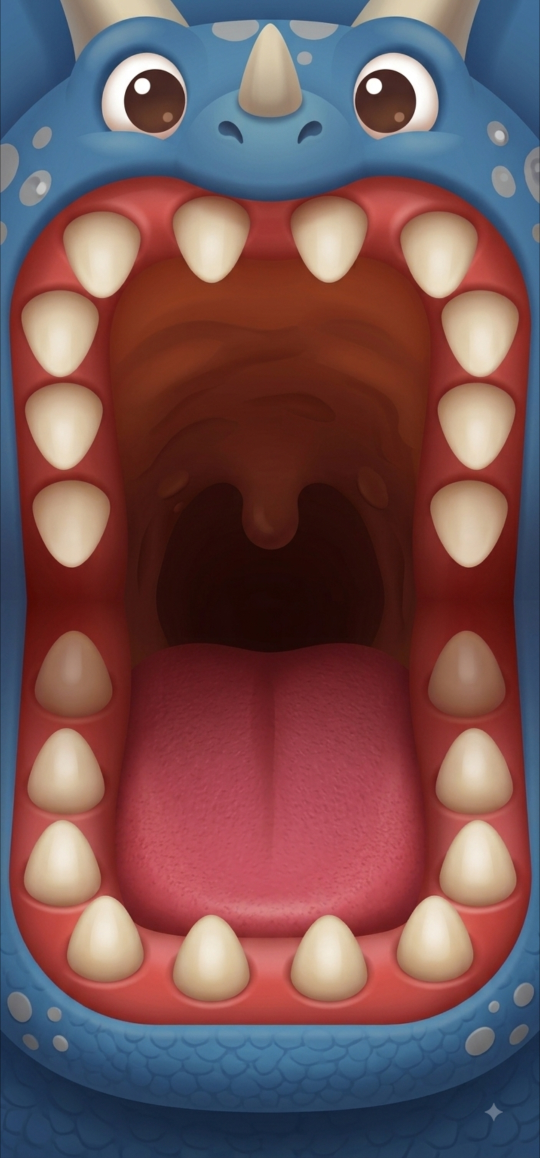
#> input picture 이빨/이빨화면.jpg, 1080 x 2316 px (shown at 1/2 size); its folder holds 2 pictures in this run
$ python find-teeth.py
#> lines starting #> are read from the running program, lines starting #| are printed output that depends on the picture; after the words box and inside, x2 and y2 are one past the last pixel; in counts of white or black regions, pixels touching at a corner belong together
#!/usr/bin/env python3
"""이빨화면.jpg 에서 이빨 20개를 찾아 좌표·조각 그림·잇몸색을 뽑습니다.

  python3 tools/find-teeth.py

  - 이빨/teeth/t01.png ...   이빨 한 개씩 오려낸 그림 (배경 투명)
  - 콘솔에 game.js 의 TEETH 배열에 넣을 값이 찍힙니다.
"""
import os, sys
from collections import deque
from PIL import Image, ImageFilter, ImageDraw, ImageStat

ROOT = os.path.dirname(os.path.dirname(os.path.abspath(__file__)))
SRC = os.path.join(ROOT, "이빨", "이빨화면.jpg")
OUT = os.path.join(ROOT, "이빨", "teeth")


def is_tooth(r, g, b):
    """이빨색 — 밝고 누런 상아색. 잇몸(빨강)·혀(분홍)·피부(파랑)는 걸러집니다."""
    return g > 100 and b > 80 and r > 130 and 12 < (r - b) < 110 and (r - g) < 62


def blobs(im, scale=4, floor=0.12, mincells=300):
    W, H = im.size
    sm = im.resize((W // scale, H // scale), Image.BILINEAR)
    w, h = sm.size
    px = sm.load()
    mask = bytearray(w * h)
    for y in range(int(h * floor), h):
        for x in range(w):
            if is_tooth(*px[x, y]):
                mask[y * w + x] = 1
    seen = bytearray(w * h)
    found = []
    for y in range(h):
        for x in range(w):
            i = y * w + x
            if not mask[i] or seen[i]:
                continue
            q = deque([(x, y)])
            seen[i] = 1
            cells = []
            while q:
                cx, cy = q.popleft()
                cells.append((cx, cy))
                for dx, dy in ((1, 0), (-1, 0), (0, 1), (0, -1)):
                    nx, ny = cx + dx, cy + dy
                    if 0 <= nx < w and 0 <= ny < h and mask[ny * w + nx] and not seen[ny * w + nx]:
                        seen[ny * w + nx] = 1
                        q.append((nx, ny))
            if len(cells) < mincells:
                continue
            xs = [c[0] * scale for c in cells]
            ys = [c[1] * scale for c in cells]
            found.append(dict(x0=min(xs), y0=min(ys), x1=max(xs) + scale, y1=max(ys) + scale,
                              cx=sum(xs) / len(xs), cy=sum(ys) / len(ys)))
    return found


def not_tooth(r, g, b):
    """확실히 이빨이 아닌 곳 — 잇몸(붉음)·입안(어두움)·피부(푸름)."""
    return (r - g) > 72 or max(r, g, b) < 72 or b > r


def cut(im, box, pad):
    """이빨 한 개를 오려내고 둘레를 부드럽게 지웁니다."""
    x0, y0, x1, y1 = box
    x0, y0 = max(0, x0 - pad), max(0, y0 - pad)
    x1, y1 = min(im.width, x1 + pad), min(im.height, y1 + pad)
    part = im.crop((x0, y0, x1, y1))
    w, h = part.size
    a = Image.new("L", (w, h), 0)
    ImageDraw.Draw(a).ellipse([2, 2, w - 3, h - 3], fill=255)

    # 타원 안에서도 잇몸·입안·피부는 지웁니다.
    # (그늘진 이빨까지 살리려고 "이빨색" 이 아니라 "확실히 아닌 색" 으로 거릅니다)
    px = part.load()
    ap = a.load()
    for y in range(h):
        for x in range(w):
            if ap[x, y] and not_tooth(*px[x, y]):
                ap[x, y] = 0
    a = a.filter(ImageFilter.MinFilter(3)).filter(ImageFilter.MaxFilter(3))
    a = a.filter(ImageFilter.GaussianBlur(2.2))
    part = part.convert("RGBA")
    part.putalpha(a)
    return part, (x0, y0, x1, y1)


def gum_color(im, box, pad=26):
    """이빨 둘레(잇몸)의 색 — 이빨이 빠진 자리를 칠할 때 씁니다."""
    x0, y0, x1, y1 = box
    n, rs, gs, bs = 0, 0, 0, 0
    for x in range(x0, x1, 4):
        for y in (max(0, y0 - pad), min(im.height - 1, y1 + pad - 1)):
            r, g, b = im.getpixel((x, y))
            if not is_tooth(r, g, b):
                rs, gs, bs, n = rs + r, gs + g, bs + b, n + 1
    for y in range(y0, y1, 4):
        for x in (max(0, x0 - pad), min(im.width - 1, x1 + pad - 1)):
            r, g, b = im.getpixel((x, y))
            if not is_tooth(r, g, b):
                rs, gs, bs, n = rs + r, gs + g, bs + b, n + 1
    if not n:
        return (150, 40, 34)
    return (rs // n, gs // n, bs // n)


def band_mean(im, x0, y0, x1, y1, fallback):
    """띠 안의 잇몸·입안 색만 평균 냅니다.
       이빨(밝은 상아색)과 피부(푸른색)는 빼야 지운 자리가 얼룩지지 않습니다."""
    n = rs = gs = bs = 0
    for x in range(max(0, x0), min(im.width, x1)):
        for y in range(max(0, y0), min(im.height, y1)):
            r, g, b = im.getpixel((x, y))
            if b > r or is_tooth(r, g, b):
                continue
            rs, gs, bs, n = rs + r, gs + g, bs + b, n + 1
    if not n:
        return fallback
    return (rs / n, gs / n, bs / n)


def erase_tooth(im, box, vertical, gum, pad=18):
    """이빨을 지우고 그 자리를 잇몸~입안 색으로 이어 줍니다.
       바깥쪽(잇몸)에서 안쪽(입안)으로 색을 이어 칠하므로 자연스러운 빈자리가 됩니다."""
    from PIL import ImageStat, ImageFilter
    x0, y0, x1, y1 = box
    x0, y0 = max(0, x0 - pad), max(0, y0 - pad)
    x1, y1 = min(im.width, x1 + pad), min(im.height, y1 + pad)
    w, h = x1 - x0, y1 - y0
    band = 12
    patch = Image.new("RGB", (w, h))
    d = ImageDraw.Draw(patch)
    if vertical:
        for x in range(w):
            T = band_mean(im, x0 + x, y0 - band, x0 + x + 1, y0, gum)
            B = band_mean(im, x0 + x, y1, x0 + x + 1, y1 + band, gum)
            for y in range(h):
                t = y / max(1, h - 1)
                d.point((x, y), fill=tuple(round(T[c] + (B[c] - T[c]) * t) for c in range(3)))
    else:
        for y in range(h):
            L = band_mean(im, x0 - band, y0 + y, x0, y0 + y + 1, gum)
            R = band_mean(im, x1, y0 + y, x1 + band, y0 + y + 1, gum)
            for x in range(w):
                t = x / max(1, w - 1)
                d.point((x, y), fill=tuple(round(L[c] + (R[c] - L[c]) * t) for c in range(3)))
    patch = patch.filter(ImageFilter.GaussianBlur(4))

    feather = 14
    mask = Image.new("L", (w, h), 0)
    ImageDraw.Draw(mask).ellipse([feather * .4, feather * .4, w - feather * .4, h - feather * .4], fill=255)
    mask = mask.filter(ImageFilter.GaussianBlur(feather))
    im.paste(patch, (x0, y0), mask)


def main():
    im = Image.open(SRC).convert("RGB")
#> im is the input picture: PIL image 1080x2316 RGB; mean R, G, B 116.4, 82.4, 85.4
    W, H = im.size
#> W = 1080; H = 2316
    found = blobs(im)
#> found = 20 items
    # 위·아래 두 무리로 나눈 뒤, 입을 따라 도는 순서로 정렬합니다
    found.sort(key=lambda b: (round(b["cy"] / 70), b["cx"]))
    print("찾은 이빨:", len(found))
#| 찾은 이빨: 20
    if len(found) != 20:
        print("!! 20개가 아닙니다. is_tooth 조건을 손봐야 합니다.", file=sys.stderr)

    os.makedirs(OUT, exist_ok=True)
    for f in os.listdir(OUT):
        os.remove(os.path.join(OUT, f))

    # 그늘져서 작게 잡힌 이빨은 이웃과 같은 크기로 넓혀 줍니다
    med_w = sorted(b["x1"] - b["x0"] for b in found)[len(found) // 2]
#> med_w = 148
    med_h = sorted(b["y1"] - b["y0"] for b in found)[len(found) // 2]
#> med_h = 168
    for b in found:
        cx, cy = (b["x0"] + b["x1"]) / 2, (b["y0"] + b["y1"]) / 2
        bw = max(b["x1"] - b["x0"], med_w)
        bh = max(b["y1"] - b["y0"], med_h)
        b["x0"], b["x1"] = round(cx - bw / 2), round(cx + bw / 2)
        b["y0"], b["y1"] = round(cy - bh / 2), round(cy + bh / 2)
#> this loop made 20 passes
#> (cx, cy, bw, bh) on passes 1 to 12: (204, 512, 152, 168), (422, 484, 148, 168), (660, 484, 148, 168), (878, 512, 148, 168), (120, 670, 152, 172), (960, 668, 152, 168), (128, 854, 152, 172), (952, 854, 152, 172), (142, 1052, 148, 168), (938, 1052, 148, 168), (146, 1336, 148, 168), (932, 1336, 148, 168)

    rows = []
    for i, b in enumerate(found):
        box = (b["x0"], b["y0"], b["x1"], b["y1"])
        part, real = cut(im, box, 10)
        name = "t%02d.png" % (i + 1)
        half = part.resize((part.width // 2, part.height // 2), Image.LANCZOS)
        half.quantize(colors=192, method=Image.FASTOCTREE).save(
            os.path.join(OUT, name), optimize=True)
        rows.append(dict(
            name=name,
            x=(real[0] + real[2]) / 2 / W * 100,
            y=(real[1] + real[3]) / 2 / H * 100,
            w=(real[2] - real[0]) / W * 100,
            h=(real[3] - real[1]) / H * 100,
            gum=gum_color(im, box),
            up=b["cy"] / H < 0.5,
        ))
#> this loop made 20 passes
#> (w in cut, h in cut, real, name) on passes 1 to 10: (172, 188, (118, 418, 290, 606), 't01.png'), (168, 188, (338, 390, 506, 578), 't02.png'), (168, 188, (576, 390, 744, 578), 't03.png'), (168, 188, (794, 418, 962, 606), 't04.png'), (172, 192, (34, 574, 206, 766), 't05.png'), (172, 188, (874, 574, 1046, 762), 't06.png'), (172, 192, (42, 758, 214, 950), 't07.png'), (172, 192, (866, 758, 1038, 950), 't08.png'), (168, 188, (58, 958, 226, 1146), 't09.png'), (168, 188, (854, 958, 1022, 1146), 't10.png')
#> pass 1, in cut, `part = im.crop((x0, y0, x1, y1))`:
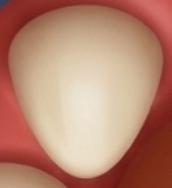
#> part: PIL image 172x188 RGB; mean R, G, B 183.8, 133.5, 112.6
#> pass 1, in cut, `a = a.filter(ImageFilter.MinFilter(3)).filter(ImageFilter.MaxFilter(3))`:
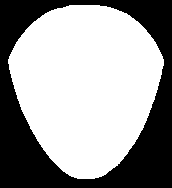
#> a: PIL image 172x188 L; 61.1% white; 1 black region, box (x1, y1, x2, y2) and area: (0, 0, 172, 188) 12578
#> pass 1, in cut, `a = a.filter(ImageFilter.GaussianBlur(2.2))`:
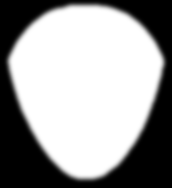
#> a: PIL image 172x188 L; min 0, max 255, mean 155.8
#> after the loop:
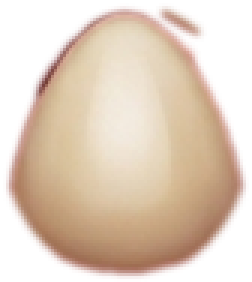
#> half: PIL image 84x94 RGBA (shown 3 times larger); mean R, G, B, A 146.3, 119, 100, 158.5; transparent parts drawn white
#> after the loop, rows = 20 items

    # 이빨을 모두 지운 "잇몸만" 배경. 게임에서는 이 위에 이빨 조각 20개를 얹습니다.
    gums = im.copy()
    for b, r in zip(found, rows):
        cy = (b["y0"] + b["y1"]) / 2 / H * 100
        erase_tooth(gums, (b["x0"], b["y0"], b["x1"], b["y1"]),
                    vertical=abs(cy - 52) > 25, gum=r["gum"])
#> this loop made 20 passes
#> (cy, x0 in erase_tooth, y0 in erase_tooth, x1 in erase_tooth, y1 in erase_tooth, w in erase_tooth, h in erase_tooth, band in erase_tooth) on pass 1: (22.11, 110, 410, 298, 614, 188, 204, 12)
#> pass 1, in erase_tooth, `patch = patch.filter(ImageFilter.GaussianBlur(4))`:
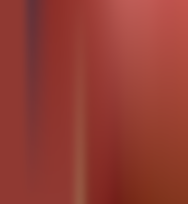
#> patch: PIL image 188x204 RGB; mean R, G, B 147.8, 60.2, 51.3
#> pass 1, in erase_tooth, `mask = mask.filter(ImageFilter.GaussianBlur(feather))`:
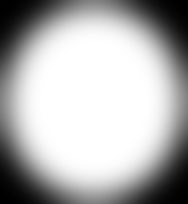
#> mask: PIL image 188x204 L; min 0, max 255, mean 176.3
#> after the loop:
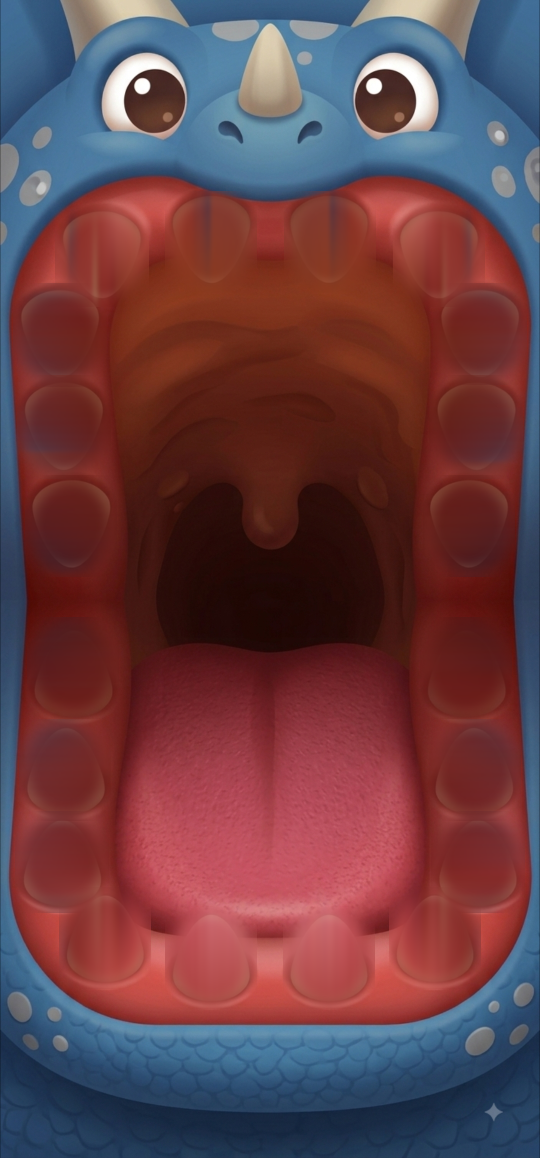
#> gums: PIL image 1080x2316 RGB (shown at 1/2 size); mean R, G, B 104.4, 64, 70.8
    gums.save(os.path.join(ROOT, "이빨", "이빨화면-잇몸.jpg"), quality=88, optimize=True)
    print("잇몸 배경 저장 완료")

    print("\n/* tools/find-teeth.py 가 뽑은 값입니다. 손으로 고치지 마세요. */")
    print("  var TEETH = [")
    for r in rows:
        print('    { x: %.2f, y: %.2f, w: %.2f, h: %.2f, up: %s, gum: "#%02x%02x%02x" },' %
              (r["x"], r["y"], r["w"], r["h"], "true " if r["up"] else "false", *r["gum"]))
#> this loop made 20 passes
#|     { x: 18.89, y: 22.11, w: 15.93, h: 8.12, up: true , gum: "#903932" },
#|     { x: 39.07, y: 20.90, w: 15.56, h: 8.12, up: true , gum: "#833a33" },
#|     { x: 61.11, y: 20.90, w: 15.56, h: 8.12, up: true , gum: "#813a33" },
#|     { x: 81.30, y: 22.11, w: 15.56, h: 8.12, up: true , gum: "#903932" },
#|     { x: 11.11, y: 28.93, w: 15.93, h: 8.29, up: true , gum: "#743c3f" },
#|     { x: 88.89, y: 28.84, w: 15.93, h: 8.12, up: true , gum: "#75393b" },
#|     { x: 11.85, y: 36.87, w: 15.93, h: 8.29, up: true , gum: "#6e3a3a" },
#|     { x: 88.15, y: 36.87, w: 15.93, h: 8.29, up: true , gum: "#6e3938" },
#> (further printed lines are left out)
    print("  ];")


if __name__ == "__main__":
    main()
